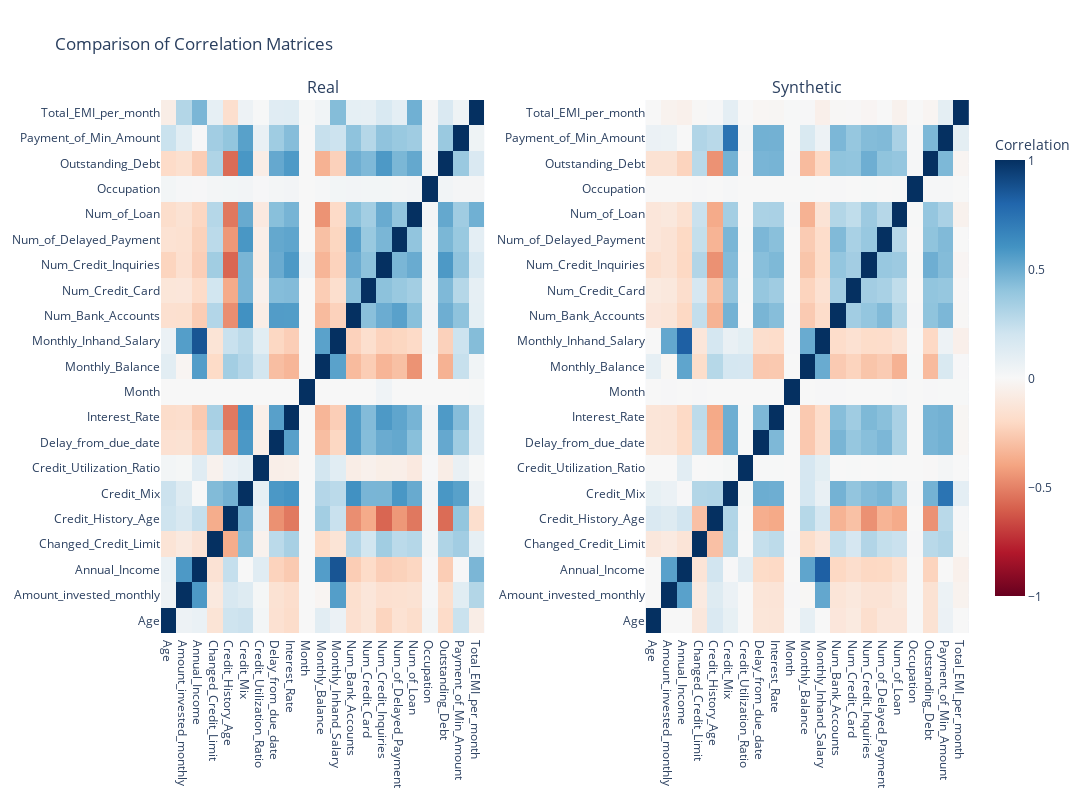

The notebook cell this image was saved under:
### Code cell
plot_correlation_matrices(correlation_matrix, correlation_matrix_syn, "Real", "Synthetic")

### Figure 1 — Plotly figure (JSON) as saved in the notebook; plotly's stock layout.template omitted (floating-point values rounded to 4 significant figures; data arrays with more than 128 entries replaced by an {"elided": "..."} marker saying what was removed)
{"data": [{"colorbar": {"len": 0.9, "title": {"text": "Correlation"}}, "colorscale": [[0, "rgb(103,0,31)"], [0.1, "rgb(178,24,43)"], [0.2, "rgb(214,96,77)"], [0.3, "rgb(244,165,130)"], [0.4, "rgb(253,219,199)"], [0.5, "rgb(247,247,247)"], [0.6, "rgb(209,229,240)"], [0.7, "rgb(146,197,222)"], [0.8, "rgb(67,147,195)"], [0.9, "rgb(33,102,172)"], [1, "rgb(5,48,97)"]], "hoverongaps": false, "hovertemplate": "X: %{x}<br>Y: %{y}<br>Corr: %{z:.2f}<extra></extra>", "type": "heatmap", "x": ["Age", "Amount_invested_monthly", "Annual_Income", "Changed_Credit_Limit", "Credit_History_Age", "Credit_Mix", "Credit_Utilization_Ratio", "Delay_from_due_date", "Interest_Rate", "Month", "Monthly_Balance", "Monthly_Inhand_Salary", "Num_Bank_Accounts", "Num_Credit_Card", "Num_Credit_Inquiries", "Num_of_Delayed_Payment", "Num_of_Loan", "Occupation", "Outstanding_Debt", "Payment_of_Min_Amount", "Total_EMI_per_month"], "xaxis": "x", "y": ["Age", "Amount_invested_monthly", "Annual_Income", "Changed_Credit_Limit", "Credit_History_Age", "Credit_Mix", "Credit_Utilization_Ratio", "Delay_from_due_date", "Interest_Rate", "Month", "Monthly_Balance", "Monthly_Inhand_Salary", "Num_Bank_Accounts", "Num_Credit_Card", "Num_Credit_Inquiries", "Num_of_Delayed_Payment", "Num_of_Loan", "Occupation", "Outstanding_Debt", "Payment_of_Min_Amount", "Total_EMI_per_month"], "yaxis": "y", "z": {"elided": "21x21 float values"}, "zmax": 1, "zmin": -1}, {"colorscale": [[0, "rgb(103,0,31)"], [0.1, "rgb(178,24,43)"], [0.2, "rgb(214,96,77)"], [0.3, "rgb(244,165,130)"], [0.4, "rgb(253,219,199)"], [0.5, "rgb(247,247,247)"], [0.6, "rgb(209,229,240)"], [0.7, "rgb(146,197,222)"], [0.8, "rgb(67,147,195)"], [0.9, "rgb(33,102,172)"], [1, "rgb(5,48,97)"]], "hoverongaps": false, "hovertemplate": "X: %{x}<br>Y: %{y}<br>Corr: %{z:.2f}<extra></extra>", "showscale": false, "type": "heatmap", "x": ["Age", "Amount_invested_monthly", "Annual_Income", "Changed_Credit_Limit", "Credit_History_Age", "Credit_Mix", "Credit_Utilization_Ratio", "Delay_from_due_date", "Interest_Rate", "Month", "Monthly_Balance", "Monthly_Inhand_Salary", "Num_Bank_Accounts", "Num_Credit_Card", "Num_Credit_Inquiries", "Num_of_Delayed_Payment", "Num_of_Loan", "Occupation", "Outstanding_Debt", "Payment_of_Min_Amount", "Total_EMI_per_month"], "xaxis": "x2", "y": ["Age", "Amount_invested_monthly", "Annual_Income", "Changed_Credit_Limit", "Credit_History_Age", "Credit_Mix", "Credit_Utilization_Ratio", "Delay_from_due_date", "Interest_Rate", "Month", "Monthly_Balance", "Monthly_Inhand_Salary", "Num_Bank_Accounts", "Num_Credit_Card", "Num_Credit_Inquiries", "Num_of_Delayed_Payment", "Num_of_Loan", "Occupation", "Outstanding_Debt", "Payment_of_Min_Amount", "Total_EMI_per_month"], "yaxis": "y2", "z": {"elided": "21x21 float values"}, "zmax": 1, "zmin": -1}], "layout": {"annotations": [{"font": {"size": 16}, "showarrow": false, "text": "Real", "x": 0.2, "xanchor": "center", "xref": "paper", "y": 1, "yanchor": "bottom", "yref": "paper"}, {"font": {"size": 16}, "showarrow": false, "text": "Synthetic", "x": 0.8, "xanchor": "center", "xref": "paper", "y": 1, "yanchor": "bottom", "yref": "paper"}], "height": 800, "showlegend": false, "title": {"text": "Comparison of Correlation Matrices"}, "width": 1400, "xaxis": {"anchor": "y", "domain": [0, 0.4]}, "xaxis2": {"anchor": "y2", "domain": [0.6, 1]}, "yaxis": {"anchor": "x", "domain": [0, 1]}, "yaxis2": {"anchor": "x2", "domain": [0, 1]}}}
